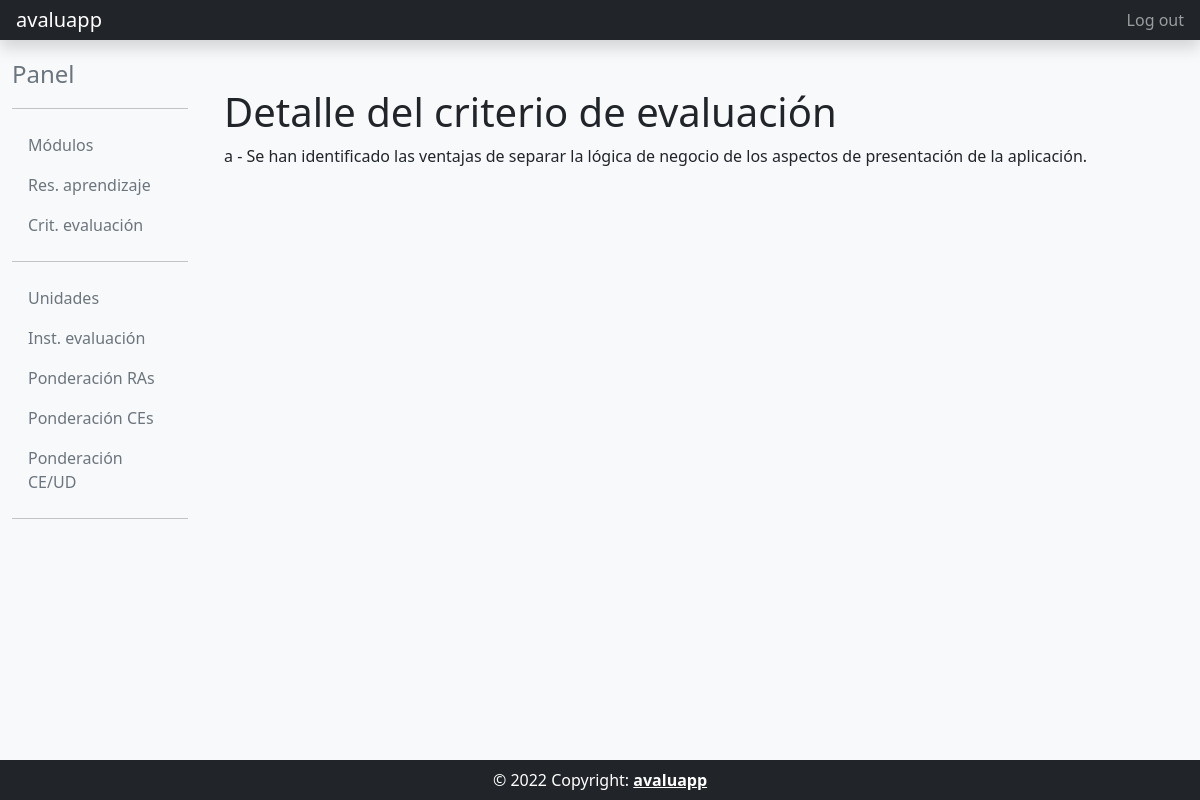
The page /ce_detail/1/ (signed in) on the database its author committed.
### core/models.py (models this page shows, shortened)
class CritEvaluacion(models.Model):
    resultado_aprendizaje = models.ForeignKey(ResAprendizaje, on_delete=models.PROTECT, verbose_name='codigo', null=False, blank=False)
    codigo = models.CharField( max_length=4, verbose_name='codigo', null=False, blank=False)
    descripcion = models.TextField( verbose_name='descripcion', null=False, blank=False)
    minimo = models.BooleanField( verbose_name='minimo', null=False, blank=False)
    class Meta:
        unique_together = ('resultado_aprendizaje', 'codigo')
        verbose_name= 'Criterio Evaluacion'
        verbose_name_plural= 'Criterios Evaluacion'
        ordering=['resultado_aprendizaje__codigo', 'codigo']

### core/views.py (the view)
# urls.py: path('ce_detail/<int:pk>/', core_views.CEDetailView.as_view(), name='ce_detail'),
class CEDetailView(DetailView):
    model = CritEvaluacion
    template_name = 'core/ce_detail.html'
    @method_decorator(csrf_exempt)
    @method_decorator(login_required)
    def dispatch(self, request, *args, **kwargs):
        return super().dispatch(request, *args, **kwargs)

### templates/core/ce_detail.html
{% extends "common/base_intranet.html" %}
{% block main_content %}
<h1>Detalle del criterio de evaluación</h1>
<p>
    {{object.codigo}} - {{object.descripcion|safe}}
</p>
{% endblock main_content %}

### rows shown on the page
CritEvaluacion: codigo "a", descripcion "Se han identificado las ventajas de separar la lógica de negocio de los aspectos de presentación de la aplicación."
